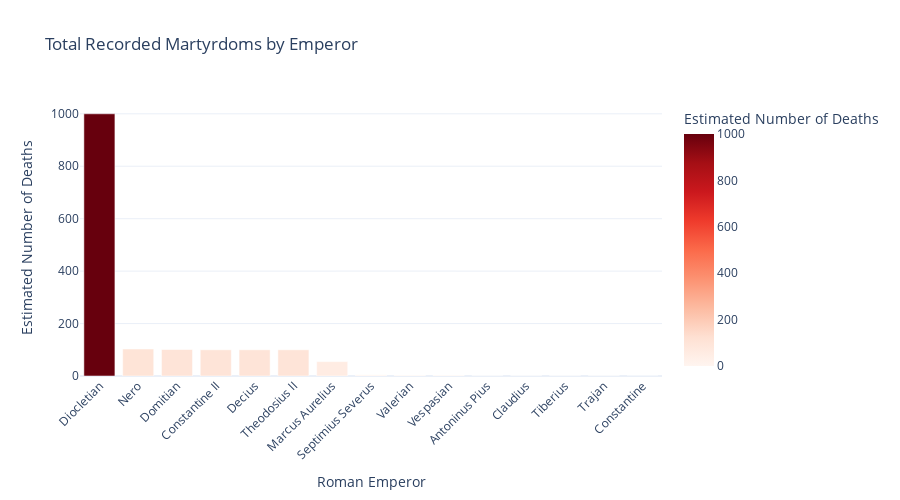

The notebook cell saved with this chart:
### Markdown cell above
## Analysis by Emperor

### Code cell
# Group by emperor
emperor_summary = df.groupby('Emperor').agg({
    'Deaths': 'sum',
    'Event': 'count'
}).rename(columns={'Event': 'Number of Events'}).sort_values('Deaths', ascending=False)

print("\nMartydoms by Emperor:")
print(emperor_summary)

# Visualization
fig_emperor = px.bar(
    emperor_summary.reset_index(),
    x='Emperor',
    y='Deaths',
    title='Total Recorded Martyrdoms by Emperor',
    labels={'Deaths': 'Estimated Number of Deaths', 'Emperor': 'Roman Emperor'},
    color='Deaths',
    color_continuous_scale='Reds',
    height=500
)

fig_emperor.update_layout(
    template='plotly_white',
    hovermode='x unified',
    xaxis_tickangle=-45
)

fig_emperor.show()
fig_emperor.write_html('martyrdoms_by_emperor.html')
print("Chart saved as 'martyrdoms_by_emperor.html'")

### Figure 1 — Plotly figure (JSON) as saved in the notebook; plotly's stock layout.template omitted (floating-point values rounded to 4 significant figures)
{"data": [{"hovertemplate": "Roman Emperor=%{x}<br>Estimated Number of Deaths=%{marker.color}<extra></extra>", "legendgroup": "", "marker": {"color": [1000, 103, 101, 100, 100, 100, 55, 5, 3, 3, 1, 1, 1, 1, 0], "coloraxis": "coloraxis", "pattern": {"shape": ""}}, "name": "", "orientation": "v", "showlegend": false, "textposition": "auto", "type": "bar", "x": ["Diocletian", "Nero", "Domitian", "Constantine II", "Decius", "Theodosius II", "Marcus Aurelius", "Septimius Severus", "Valerian", "Vespasian", "Antoninus Pius", "Claudius", "Tiberius", "Trajan", "Constantine"], "xaxis": "x", "y": [1000, 103, 101, 100, 100, 100, 55, 5, 3, 3, 1, 1, 1, 1, 0], "yaxis": "y"}], "layout": {"barmode": "relative", "coloraxis": {"colorbar": {"title": {"text": "Estimated Number of Deaths"}}, "colorscale": [[0, "rgb(255,245,240)"], [0.125, "rgb(254,224,210)"], [0.25, "rgb(252,187,161)"], [0.375, "rgb(252,146,114)"], [0.5, "rgb(251,106,74)"], [0.625, "rgb(239,59,44)"], [0.75, "rgb(203,24,29)"], [0.875, "rgb(165,15,21)"], [1, "rgb(103,0,13)"]]}, "height": 500, "hovermode": "x unified", "legend": {"tracegroupgap": 0}, "title": {"text": "Total Recorded Martyrdoms by Emperor"}, "xaxis": {"anchor": "y", "domain": [0, 1], "tickangle": -45, "title": {"text": "Roman Emperor"}}, "yaxis": {"anchor": "x", "domain": [0, 1], "title": {"text": "Estimated Number of Deaths"}}}}
